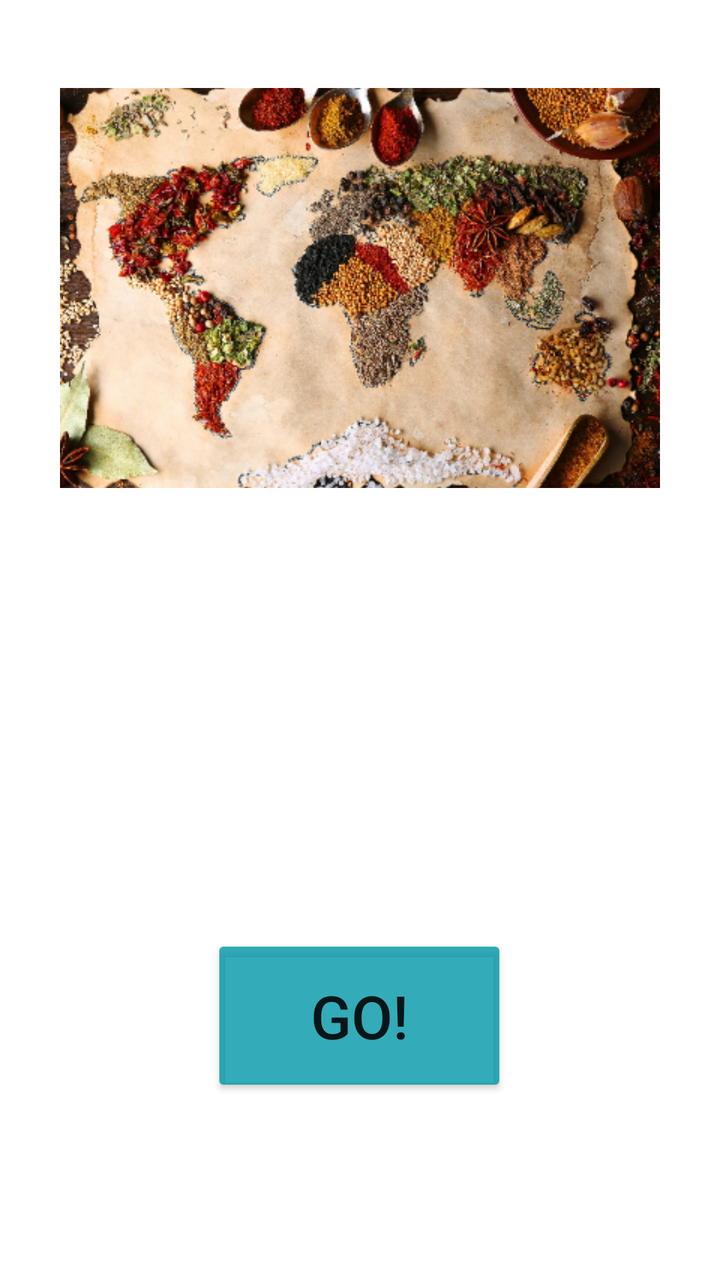
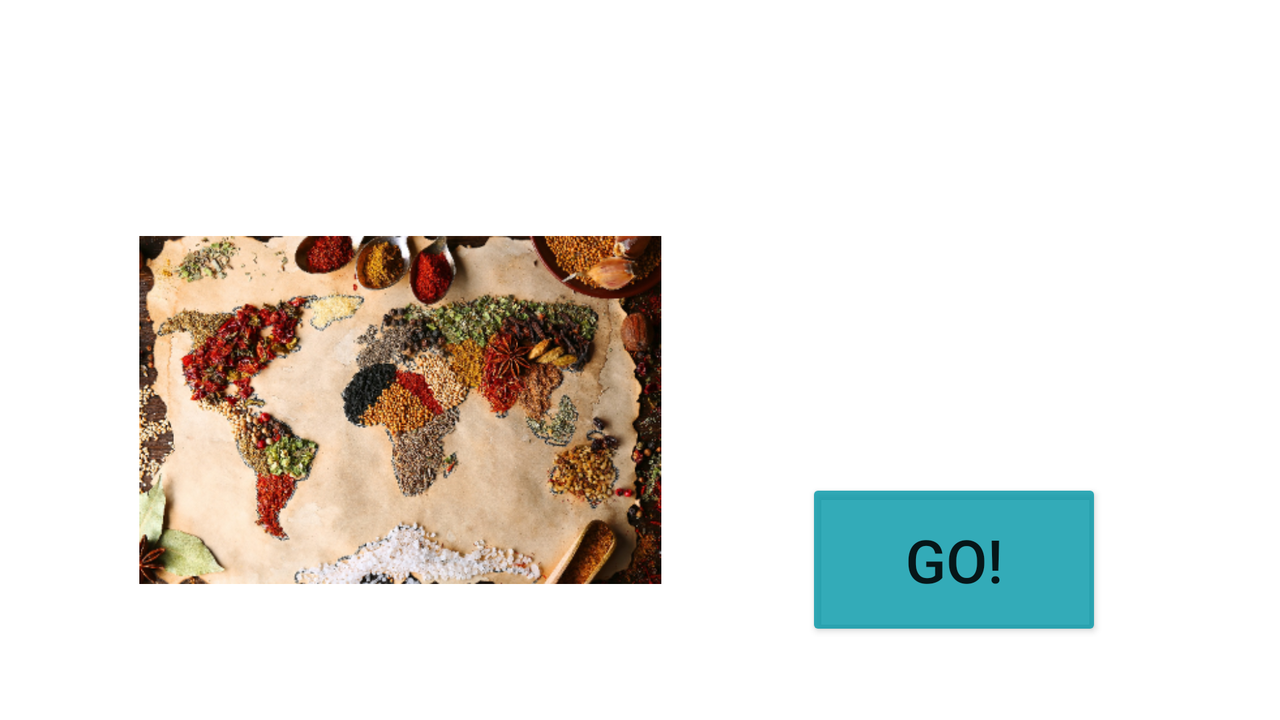

First picture: res/layout/ on a phone held upright. Second picture: the repository's own variant of that layout, on a device whose configuration matches the variant's folder. Source for both follows.
<!-- AndroidManifest.xml: application theme Theme.WorldFoods -->
<!-- res/layout/activity_main.xml -->
<?xml version="1.0" encoding="utf-8"?>
<androidx.constraintlayout.widget.ConstraintLayout xmlns:android="http://schemas.android.com/apk/res/android"
    xmlns:app="http://schemas.android.com/apk/res-auto"
    xmlns:tools="http://schemas.android.com/tools"
    android:layout_width="match_parent"
    android:layout_height="match_parent"
    android:background="@layout/background"
    tools:context=".MainActivity" >

    <ImageView
        android:id="@+id/imageViewMap"
        android:layout_width="wrap_content"
        android:layout_height="268dp"
        android:layout_marginTop="10dp"
        android:contentDescription="@null"
        android:padding="30dp"
        app:layout_constraintEnd_toEndOf="parent"
        app:layout_constraintStart_toStartOf="parent"
        app:layout_constraintTop_toTopOf="parent"
        app:srcCompat="@drawable/worldfood" />

    <TextView
        android:id="@+id/textView"
        android:layout_width="wrap_content"
        android:layout_height="wrap_content"
        android:gravity="center"
        android:text="@string/text_view"
        android:textColor="#E6FFFFFF"
        android:textSize="24sp"
        android:textStyle="bold"
        app:layout_constraintEnd_toEndOf="parent"
        app:layout_constraintStart_toStartOf="parent"
        app:layout_constraintTop_toBottomOf="@+id/imageViewMap" />

    <Button
        android:id="@+id/button"
        android:layout_width="148dp"
        android:layout_height="81dp"
        android:layout_marginTop="80dp"
        android:text="@string/button_text"
        android:textSize="30sp"
        app:backgroundTint="#CC0097A7"
        app:cornerRadius="40sp"
        app:layout_constraintEnd_toEndOf="parent"
        app:layout_constraintHorizontal_bias="0.498"
        app:layout_constraintStart_toStartOf="parent"
        app:layout_constraintTop_toBottomOf="@+id/textView2" />

    <TextView
        android:id="@+id/textView2"
        android:layout_width="247dp"
        android:layout_height="73dp"
        android:layout_marginTop="4dp"
        android:gravity="center"
        android:text="@string/text_view2"
        android:textColor="#97FFFFFF"
        android:textSize="14sp"
        android:textStyle="bold"
        app:layout_constraintEnd_toEndOf="parent"
        app:layout_constraintStart_toStartOf="parent"
        app:layout_constraintTop_toBottomOf="@+id/textView" />

</androidx.constraintlayout.widget.ConstraintLayout>
<!-- resources referenced by this layout -->
<resources>
  <!-- drawable worldfood: png bitmap (drawable, 294405 bytes) -->
  <string name="button_text">Go!</string>
  <string name="text_view">World Cultures and Recipes</string>
  <string name="text_view2">This app allows you to select different regions of the world and explore street foods found there!</string>
  <style name="Theme.WorldFoods" parent="Theme.MaterialComponents.DayNight.DarkActionBar">
          
          <item name="colorPrimary">@color/purple_500</item>
          <item name="colorPrimaryVariant">@color/purple_700</item>
          <item name="colorOnPrimary">@color/white</item>
          
          <item name="colorSecondary">@color/teal_200</item>
          <item name="colorSecondaryVariant">@color/teal_700</item>
          <item name="colorOnSecondary">@color/black</item>
          
          <item name="android:statusBarColor" tools:targetApi="l">?attr/colorPrimaryVariant</item>
          
      </style>
</resources>
<!-- res/layout-land/activity_main.xml (the author's variant of the layout above) -->
<!-- drawn on the phone turned sideways -->
<?xml version="1.0" encoding="utf-8"?>
<androidx.constraintlayout.widget.ConstraintLayout xmlns:android="http://schemas.android.com/apk/res/android"
    xmlns:app="http://schemas.android.com/apk/res-auto"
    xmlns:tools="http://schemas.android.com/tools"
    android:layout_width="match_parent"
    android:layout_height="match_parent"
    android:background="@layout/background"
    tools:context=".MainActivity" >

    <ImageView
        android:id="@+id/imageViewMap"
        android:layout_width="343dp"
        android:layout_height="234dp"
        android:layout_marginTop="88dp"
        android:contentDescription="@null"
        android:padding="30dp"
        app:layout_constraintEnd_toEndOf="parent"
        app:layout_constraintHorizontal_bias="0.097"
        app:layout_constraintStart_toStartOf="parent"
        app:layout_constraintTop_toTopOf="parent"
        app:srcCompat="@drawable/worldfood" />

    <TextView
        android:id="@+id/textView"
        android:layout_width="wrap_content"
        android:layout_height="wrap_content"
        android:layout_marginTop="78dp"
        android:gravity="center"
        android:text="@string/text_view"
        android:textColor="#E6FFFFFF"
        android:textSize="24sp"
        android:textStyle="bold"
        app:layout_constraintEnd_toEndOf="parent"
        app:layout_constraintHorizontal_bias="0.937"
        app:layout_constraintStart_toStartOf="parent"
        app:layout_constraintTop_toTopOf="parent" />

    <Button
        android:id="@+id/button"
        android:layout_width="148dp"
        android:layout_height="81dp"
        android:layout_marginTop="52dp"
        android:text="@string/button_text"
        android:textSize="30sp"
        app:backgroundTint="#CC0097A7"
        app:cornerRadius="40dp"
        app:layout_constraintEnd_toEndOf="parent"
        app:layout_constraintHorizontal_bias="0.819"
        app:layout_constraintStart_toStartOf="parent"
        app:layout_constraintTop_toBottomOf="@+id/textView2" />

    <TextView
        android:id="@+id/textView2"
        android:layout_width="247dp"
        android:layout_height="73dp"
        android:layout_marginTop="4dp"
        android:gravity="center"
        android:text="@string/text_view2"
        android:textColor="#97FFFFFF"
        android:textSize="14sp"
        android:textStyle="bold"
        app:layout_constraintEnd_toEndOf="parent"
        app:layout_constraintHorizontal_bias="0.884"
        app:layout_constraintStart_toStartOf="parent"
        app:layout_constraintTop_toBottomOf="@+id/textView" />

</androidx.constraintlayout.widget.ConstraintLayout>
